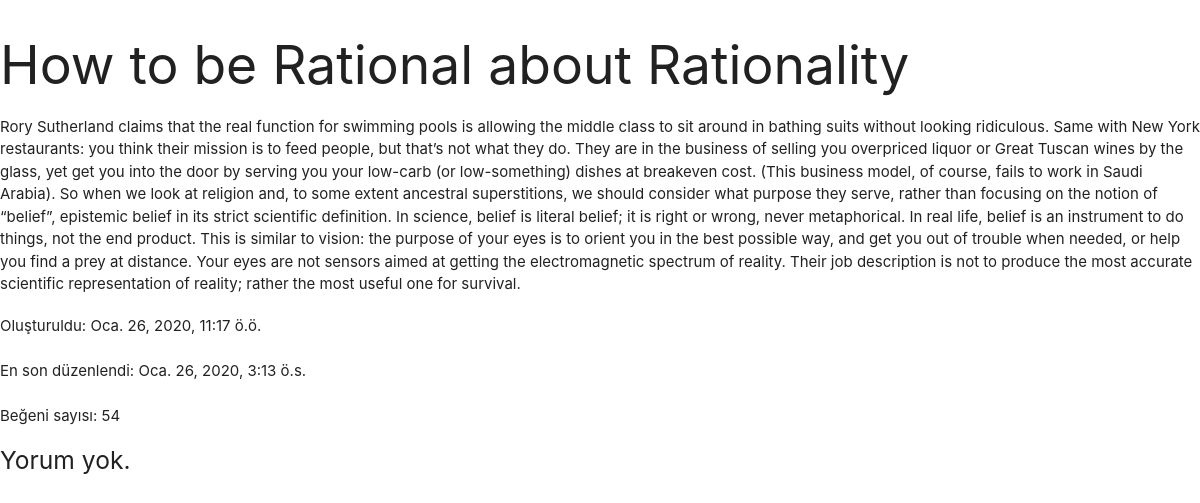
Screenshot of /post/3 with the database file from the repository.
### article/models.py (models this page shows, shortened)
class Post(models.Model):
  header = models.CharField(max_length=50)#CharField = small str file
  content = models.TextField(max_length=3000)#TextField = large str file
  draft = models.BooleanField(default=False)
  created = models.DateTimeField(auto_now_add=True)#auto_now_add = time(Post has been added)
  updated = models.DateTimeField(auto_now=True)#auto_now = time(Post's last update)
  image = models.ImageField(blank=True)#not obligatory to add (blank = True)
  liked = models.PositiveSmallIntegerField(default=0)
  owner = models.ForeignKey(to=User, on_delete=models.CASCADE, related_name='articles')

### article/views.py (the view)
# urls.py: path('post/<int:post_id>', post_detail, name='post_detail'),
def post_detail(request, post_id):
  pk = post_id
  post = get_object_or_404(Post, id=pk, draft=False)
  comments = post.comments.all()
  context = {
    'post' : post,
    'comments' : comments
  }
  return render(request, 'article/post_detail.html', context)

### article/templates/article/post_detail.html (shortened to what this page needs)
{% load static %}
<!DOCTYPE html>
<html lang="en">
<head>
  <link href="{% static 'css/materialize.css' %}" type="text/css" rel="stylesheet" media="screen,projection"/>
  <link href="{% static 'css/style.css' %}" type="text/css" rel="stylesheet" media="screen,projection"/>
</head>
<body>
  <h2>{{post.header}}</h2>
  <div>
    {{post.content}}
  </div>
  <p>Oluşturuldu: {{post.created}}</p>
  <p>En son düzenlendi: {{post.updated}}</p>
  <p>Beğeni sayısı: {{post.liked}}</p>
  {% if comment %}
    <h5>Birkaç yorum var.</h5>
  {% else %}
    <h5>Yorum yok.</h5>
  {% endif %}
</body>
</html>

### article/static/css/style.css (style rules this page uses)
p { line-height: 2rem; }

### rows the page displays
Post: header "How to be Rational about Rationality", content "Rory Sutherland claims that the real function for swimming pools is allowing the middle class to sit around in bathing suits without looking ridiculous. Same with New York restaurants: you think their mission is to feed people, but that’s not what they do. They are in the business of selling you overpriced liquor or Great Tuscan wines by the glass, yet get you into the door by serving you your low-carb (or low-something) dishes at breakeven cost. (This business model, of course, fails to work in Saudi Arabia). So when we look at religion and, to some extent ancestral superstitions, we should consider what purpose they serve, rather than focusing on the notion of “belief”, epistemic belief…", created "Oca. 26, 2020, 11:17 ö.ö.", updated "Oca. 26, 2020, 3:13 ö.s.", liked "54"
